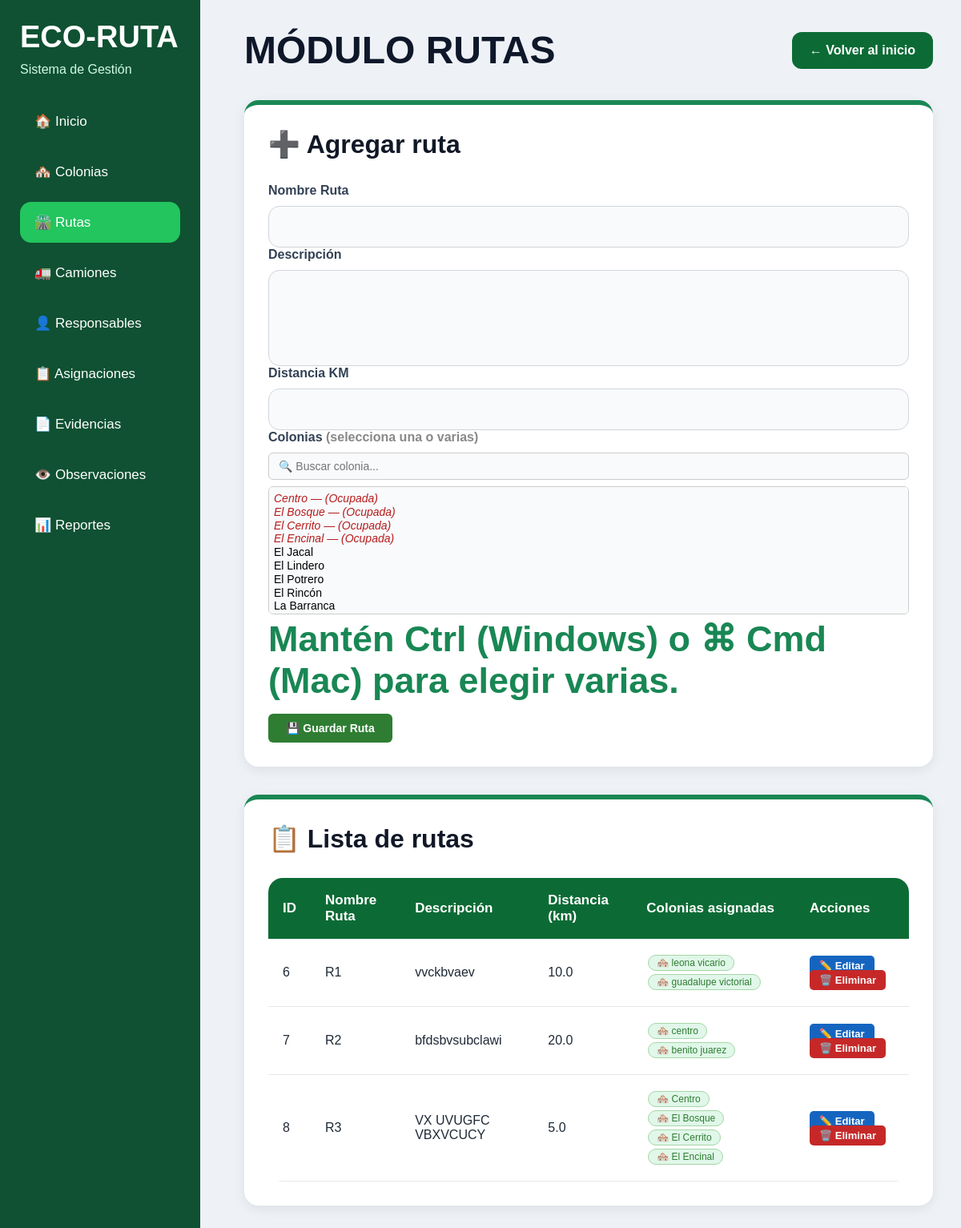
/rutas (signed in), run on the app's committed database.
### tables this page shows
CREATE TABLE "ruta" (
        id_ruta      INTEGER PRIMARY KEY AUTOINCREMENT,
        nombre_ruta  TEXT NOT NULL,
        descripcion  TEXT,
        distancia_km REAL NOT NULL,
        id_colonia   INTEGER
    );

CREATE TABLE colonia (

    id_colonia INTEGER PRIMARY KEY AUTOINCREMENT,

    nombre TEXT NOT NULL,

    codigo_postal TEXT,

    id_municipio INTEGER

, estado TEXT DEFAULT 'Disponible');

### app.py (the view)
@app.route('/rutas')
def rutas():
    if session.get('rol') != 'administrador':
        return "No tienes permiso"
    conexion = conectar()
    cursor = conexion.cursor()
    cursor.execute("SELECT * FROM ruta")
    rutas_raw = cursor.fetchall()
    rutas = []
    for ruta in rutas_raw:
        cursor.execute("""
            SELECT colonia.nombre
            FROM ruta_colonia
            INNER JOIN colonia ON ruta_colonia.id_colonia = colonia.id_colonia
            WHERE ruta_colonia.id_ruta = ?
        """, (ruta['id_ruta'],))
        colonias_ruta = [row['nombre'] for row in cursor.fetchall()]
        ruta_dict = dict(ruta)
        ruta_dict['colonias'] = colonias_ruta
        rutas.append(ruta_dict)
    cursor.execute("SELECT id_colonia, nombre, estado FROM colonia ORDER BY nombre")
    colonias = cursor.fetchall()
    conexion.close()
    return render_template('rutas.html', rutas=rutas, colonias=colonias)

### app.py (called while the page is built)
def conectar():
    conexion = sqlite3.connect(DB_PATH)
    conexion.row_factory = sqlite3.Row
    return conexion

### templates/rutas.html (shortened to what this page needs)
<!DOCTYPE html>
<html lang="es">
<head>
    <link rel="stylesheet" href="{{ url_for('static', filename='css/style.css') }}">
</head>
<body>
<div class="contenedor">
    <div class="sidebar">
        <h1>ECO-RUTA</h1>
        <p>Sistema de Gestión</p>
        <ul>
            <li><a href="/index">🏠 Inicio</a></li>
            <li><a href="/colonias">🏘️ Colonias</a></li>
            <li><a href="/rutas" class="activo">🛣️ Rutas</a></li>
            <li><a href="/camiones">🚛 Camiones</a></li>
            <li><a href="/responsables">👤 Responsables</a></li>
            <li><a href="/asignaciones">📋 Asignaciones</a></li>
            <li><a href="/evidencias">📄 Evidencias</a></li>
            <li><a href="/observaciones">👁️ Observaciones</a></li>
            <li><a href="/reportes">📊 Reportes</a></li>
        </ul>
    </div>
    <div class="contenido">
        <div class="header">
            <h1>MÓDULO RUTAS</h1>
            <a href="/index" class="btn-regresar">← Volver al inicio</a>
        </div>
        <div class="card">
            <h2>➕ Agregar ruta</h2>
            <form action="/agregar_ruta" method="POST"
                  onsubmit="return validarFormularioRuta()">
                <div class="grupo">
                    <label>Nombre Ruta</label>
                    <input type="text" name="nombre_ruta" required>
                </div>
                <div class="grupo">
                    <label>Descripción</label>
                    <textarea name="descripcion"></textarea>
                </div>
                <div class="grupo">
                    <label>Distancia KM</label>
                    <input type="number" step="0.01" name="distancia_km" required>
                </div>
                <div class="grupo">
                    <label>Colonias <span style="color:#888">(selecciona una o varias)</span></label>
                    <input type="text" id="buscador-colonia"
                           placeholder="🔍 Buscar colonia..."
                           oninput="filtrarColonias('select-colonias', this.value)"
                           autocomplete="off">
                    <select name="ids_colonia" id="select-colonias" multiple required>
                        {% for colonia in colonias %}
                        <option value="{{ colonia.id_colonia }}"
                            {% if colonia.estado == 'Ocupada' %}
                            style="color:#b71c1c; font-style:italic;"
                            title="Esta colonia ya está asignada a otra ruta"
                            {% endif %}>
                        </option>
                        {% endfor %}
                    </select>
                    <p class="hint">Mantén <strong>Ctrl</strong> (Windows) o <strong>⌘ Cmd</strong> (Mac) para elegir varias.</p>
                </div>
                <button type="submit" class="btn-guardar">💾 Guardar Ruta</button>
            </form>
        </div>
        <div class="card">
            <h2>📋 Lista de rutas</h2>
            <table>
                <tr>
                    <th>ID</th>
                    <th>Nombre Ruta</th>
                    <th>Descripción</th>
                    <th>Distancia (km)</th>
                    <th>Colonias asignadas</th>
                    <th>Acciones</th>
                </tr>
                {% for ruta in rutas %}
                <tr>
                    <td>{{ ruta.id_ruta }}</td>
                    <td>{{ ruta.nombre_ruta }}</td>
                    <td>{{ ruta.descripcion }}</td>
                    <td>{{ ruta.distancia_km }}</td>
                    <td>
                        {% if ruta.colonias %}
                            {% for col in ruta.colonias %}
                                <span class="badge-colonia">🏘️ {{ col }}</span>
                            {% endfor %}
                        {% else %}
                            <span style="color:#aaa;">Sin colonias</span>
                        {% endif %}
                    </td>
                    <td>
                        <a href="/editar_ruta/{{ ruta.id_ruta }}" class="editar">✏️ Editar</a>
                        <a href="/eliminar_ruta/{{ ruta.id_ruta }}" class="eliminar"
                           onclick="return confirm('¿Seguro que deseas eliminar esta ruta?')">
                            🗑️ Eliminar
                        </a>
                    </td>
                </tr>
                {% endfor %}
            </table>
        </div>
    </div>
</div>
</body>
</html>

### static/css/style.css (style rules this page uses)
* { margin:0; padding:0; box-sizing:border-box; font-family:'Segoe UI', sans-serif; }
body { background:#f3f6f4; color:#1f2937; }
.contenedor { display:flex; min-height:100vh; }
.sidebar { width:270px; background:linear-gradient(to bottom,#0c6b35,#14532d); padding:30px 20px; color:white; position:fixed; height:100%; }
.sidebar h1 { font-size:38px; margin-bottom:10px; }
.sidebar p { color:#d1fae5; margin-bottom:30px; }
.sidebar ul { list-style:none; }
.sidebar ul li { margin-bottom:12px; }
.sidebar ul li a { display:block; color:white; text-decoration:none; padding:15px 18px; border-radius:14px; transition:0.3s; font-size:17px; }
.activo { background:#22c55e; }
.contenido { margin-left:270px; width:calc(100% - 270px); padding:40px; }
.header { display:flex; justify-content:space-between; align-items:center; margin-bottom:35px; }
.header h1 { font-size:50px; color:#0f172a; }
.btn-regresar { background:#0c6b35; color:white; text-decoration:none; padding:14px 22px; border-radius:12px; transition:0.3s; font-weight:bold; }
.card { background:white; padding:35px; border-radius:22px; box-shadow:0 10px 30px rgba(0,0,0,0.06); margin-bottom:35px; }
.card h2 { margin-bottom:30px; color:#111827; font-size:32px; }
.grupo { display:flex; flex-direction:column; }
label { margin-bottom:10px; font-weight:600; color:#334155; }
input, select, textarea { width:100%; padding:16px; border:1px solid #d1d5db; border-radius:14px; background:#f8fafc; font-size:16px; transition:0.3s; }
textarea { resize:none; min-height:120px; }
button { margin-top:15px; padding:16px 30px; background:#0c6b35; color:white; border:none; border-radius:14px; font-size:18px; font-weight:bold; cursor:pointer; transition:0.3s; }
table { width:100%; border-collapse:collapse; overflow:hidden; border-radius:18px; }
table th { background:#0c6b35; color:white; padding:18px; text-align:left; font-size:17px; }
table td { padding:18px; border-bottom:1px solid #e5e7eb; background:white; }
.editar { background:#16a34a; color:white; text-decoration:none; padding:10px 16px; border-radius:10px; margin-right:8px; font-weight:bold; }
.eliminar { background:#dc2626; color:white; text-decoration:none; padding:10px 16px; border-radius:10px; font-weight:bold; }
* { margin:0; padding:0; box-sizing:border-box; font-family:Arial, Helvetica, sans-serif; }
body { background:#eef2f7; }
.sidebar { width:250px; background:#0f5132; padding:25px; color:white; }
.contenido { flex:1; padding:35px; }
.header h1 { font-size:48px; color:#0f172a; }
.card { background:white; padding:30px; border-radius:18px; box-shadow:0 4px 15px rgba(0,0,0,0.08); border-top:6px solid #198754; }
.card p { font-size:45px; color:#198754; font-weight:bold; }
table { width:100%; border-collapse:collapse; }
th { padding:18px; text-align:left; }
td { padding:18px; border-bottom:1px solid #e2e8f0; }

### templates/rutas.html (style rules this page uses)
#buscador-colonia { width: 100%; padding: 8px 12px; margin-bottom: 8px; border: 1px solid #ccc; border-radius: 6px; font-size: 14px; box-sizing: border-box; }
select[multiple] { width: 100%; min-height: 160px; border: 1px solid #ccc; border-radius: 6px; padding: 6px; font-size: 14px; }
.hint { font-size: 12px; color: #888; margin-top: 4px; }
.badge-colonia { display: inline-block; background: #e0f7e9; color: #2e7d32; border: 1px solid #a5d6a7; border-radius: 12px; padding: 2px 10px; font-size: 12px; margin: 2px; }
.btn-guardar { background: #2e7d32; color: #fff; border: none; padding: 10px 22px; border-radius: 6px; cursor: pointer; font-size: 14px; font-weight: 600; }
.editar { background: #1565c0; color: #fff !important; padding: 5px 12px; border-radius: 5px; text-decoration: none; font-size: 13px; margin-right: 4px; }
.eliminar { background: #c62828; color: #fff !important; padding: 5px 12px; border-radius: 5px; text-decoration: none; font-size: 13px; }

### data on the page
ruta: id_ruta "6", nombre_ruta "R1", descripcion "vvckbvaev", distancia_km "10.0"
colonia: nombre "leona vicario"
colonia: nombre "guadalupe victorial"
ruta: id_ruta "7", nombre_ruta "R2", descripcion "bfdsbvsubclawi", distancia_km "20.0"
colonia: nombre "centro"
colonia: nombre "benito juarez"
ruta: id_ruta "8", nombre_ruta "R3", descripcion "VX UVUGFC VBXVCUCY", distancia_km "5.0"
colonia: {{ colonia.id_colonia }} 8 (drawn), nombre "Centro"
colonia: {{ colonia.id_colonia }} 15 (drawn), nombre "El Bosque"
colonia: {{ colonia.id_colonia }} 21 (drawn), nombre "El Cerrito"
colonia: {{ colonia.id_colonia }} 25 (drawn), nombre "El Encinal"
